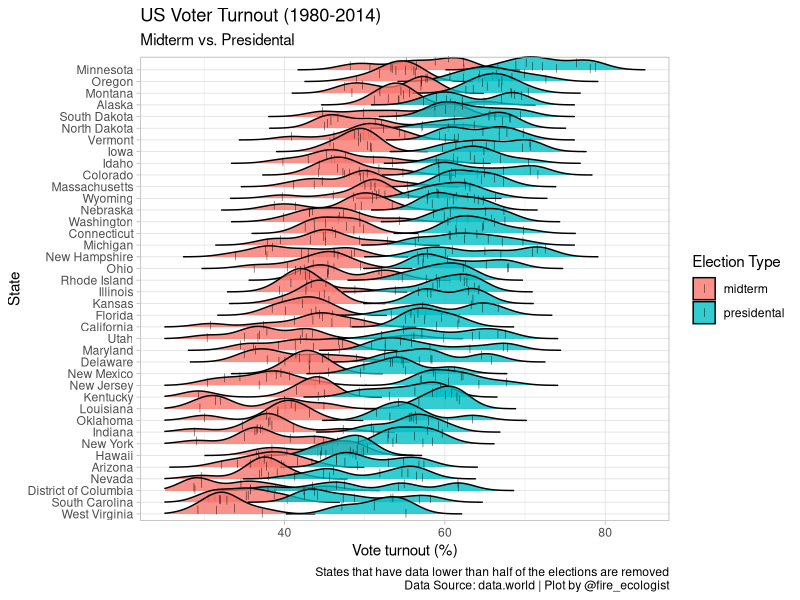

Reproduce this figure in R.
setwd("~/GitHub/R4DS/TidyTuesdays/Week28")

library(tidyverse)
library(ggridges)

vote <- read.csv("voter_turnout.csv")
vote <- tbl_df(vote)

vote <- vote %>%
     mutate(percentage = (votes/eligible_voters)*100) %>%
     mutate(percentage = round(percentage, 2)) %>% 
     mutate(type= case_when(year %in% c(1980, 1984, 1988, 1992, 1996, 2000, 2004, 2008, 2012) ~ "presidental",
                            year %in% c(1982, 1986, 1990, 1994, 1998, 2002, 2006, 2010, 2014) ~ "midterm" )) %>% 
     select(id, year, type, state, eligible_voters, votes, percentage)

summary(vote$state)
vote2 <- na.omit(vote)

vote2 <- vote2 %>% 
     group_by(state) %>% 
     filter(n() > 9)

summary(vote2$state)

vote_means <- vote2 %>% 
     group_by(state) %>% 
     summarise(avg= round(mean(percentage), 2)) %>% 
     arrange(avg)

vote2 <- left_join(vote2, vote_means, by="state") %>% 
     arrange(avg)

ggplot(vote2, aes(x = percentage, y = reorder(state, avg),  fill = type)) +
     geom_density_ridges(scale = 2, size = 0.15, rel_min_height = 0.001, alpha = .8, 
                         jittered_points = TRUE, point_shape = "|", point_size = 2) +
     scale_x_continuous(limits = c(25, 85)) +
     labs(x = "Vote turnout (%)",
          y = "State",
          fill= "Election Type",
          title = "US Voter Turnout (1980-2014)",
          subtitle = "Midterm vs. Presidental",
          caption = "States that have data lower than half of the elections are removed
                          Data Source: data.world | Plot by @fire_ecologist" ) +
     theme_light()